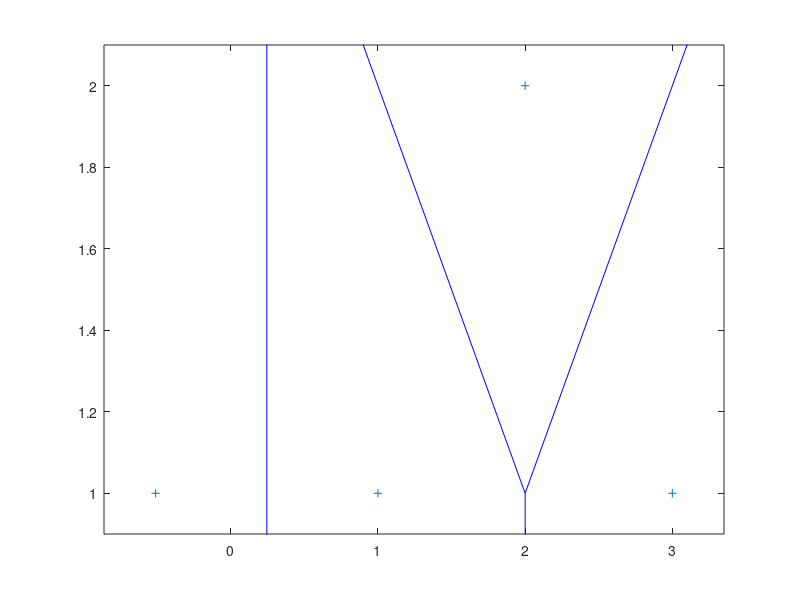

Recreate this plot in MATLAB. (Note: this script raises an error after producing the figure.)
clc; clear; % 不做严格的约束，再计算最优，只要求计算完最优之后限制一下方向即可，所有实际执行的不是最优的控制
%% INPUT 示例点集边界
P = [ 0.5    0;
      0      0.5;
     -0.5   -0.5;
     -0.2   -0.1;
     -0.1    0.1;
      0.1   -0.1;
      0.1    0.1 ];
% P = [ 3-0.2    -1.8;
%       0      0.5;
%      3-0.1   -1.8;
%      3-0.1   -1.6;
%      3-0.1    -1.7;
%       3-0.2   -1.7;
%       3-0.2    -1.6 ];
P = [1, 1; 2, 1; 3, 1; 2, 2];
% P = [0.500000000000000,0;0.0774601159010643,0.563135275354924;-0.445563486626429,-0.583870928091105;-0.101005050633883,-0.0858578643762691;-0.00136060761678562,0.0835601012694643;0.139971828289870,-0.191584100520549;0.178176130281010,0.162237088117667]
% P = [0.500000000000000,0;
%     0.405462267180715,0.434073411416459;
%     0.0224093910278814,-0.294904864720432;
%     0.443467170879759,-0.00807611844574879;
%     0.489206128922219,-0.0432829409898653;
%     0.597518786643932,-0.380845905278252;
%     0.674565231495186,0.234013816643841];
X_MAX = 10; X_MIN = -10;
Y_MAX = 10; Y_MIN = -10;

fov_rel = [-5, 5, -5, 5];

idx = 2 % evador 在P中的下标

sample_t = 0.01;
sample_f = 1 / sample_t;
T = 1;  % 计时

e_slow_scale = 0.5; % 假设evador的速度较慢

% e_path = generateCircle([(X_MIN + X_MAX) / 2, (Y_MAX + Y_MIN) / 2], 2, sample_t); % 让e走逆时针的圆
% e_path = ones(1000, 2); % 让e停在1，1这个位置
a = linspace(1, -100, 100*(sample_f+100));b = linspace(1, 1, 100*(sample_f+100));e_path = [a; b]; e_path = e_path'; % 让e以较慢的速度从(1，1)向左
e_step = 300;
P(idx, :) = e_path(e_step, :);

e_A = [];   % evador细胞面积

% 卡尔曼滤波器需要的历史观测
history.velocity = [0, 0; 0, 0];
history.position = [P(idx, :); P(idx, :);];
history.n = 10;

his_vel_plot = [0, 0; 0, 0; ];
his_e_pos_plot = [P(idx, :); P(idx, :);];
his_all_pos_plot = zeros(size(P, 1), 1, size(P, 2)); his_all_pos_plot(:, end, :) = P;
his_vel_pred_plot = [];
his_pos_pred_plot = [];

v_pre = NaN(size(P, 1), 2);
wmax = 100;

try
        voronoi(P(:, 1), P(:, 2));
catch
        warning('Problem using delaunayTriangulation function. Points may lie on a line, Add a value of random');
        P_ = P + randi(size(P));
        voronoi(P_(:, 1), P_(:, 2));
end


%% run algorithm
while ~captured(P, idx)
    
    e = P(idx, :);
%     e_vel = (e_path(T+e_step, :) - e_path(T-1+e_step, :)) * sample_f;
    
    fov = [fov_rel(1:2) + e(1), fov_rel(3:4) + e(2)];
    x_min_rel = fov_rel(1) + e(1); x_max_rel = fov_rel(2) + e(1); y_min_rel = fov_rel(3) + e(2); y_max_rel = fov_rel(4) + e(2);
    % 给evador分配控制e_vel 给pursuer分配miustar
    e_vel = virtualForceControl(P(idx, :), P([1:idx-1, idx+1:end], :), x_max_rel, x_min_rel, y_max_rel, y_min_rel);
    e_vel = e_vel * e_slow_scale;
    e_vel_pred = e_vel;
    % 可以假设直接知道e_vel，也可以用别的方法预测当前时刻evador的速度
    xk = KalmanFilter(sample_t, history.velocity, history.position);
    e_vel_pred = xk(3:4);
    [miu_star, vncomb] = voronoiShrink(P, idx, x_max_rel, x_min_rel, y_max_rel, y_min_rel, e_vel_pred, v_pre, sample_t, wmax, T);
    
    % show result
    hold on;
    
    axis(fov);
    plot_voronoi(vncomb, P, x_max_rel, x_min_rel, y_max_rel, y_min_rel);
    
    for i = 1:size(P, 1)
        % 在点坐标右上方偏移(0.1,0.1)处添加序号
        text(P(i,1)+0.05, P(i,2)+0.05, num2str(i), ...
            'FontSize', 8, ...
            'Color', 'red', ...
            'BackgroundColor', 'white', ...
            'HorizontalAlignment', 'left');
    end
    
    for i = 1 : size(P, 1)
        if i == idx
            quiver(P(idx, 1), P(idx, 2), e_vel(1)*0.2, e_vel(2)*0.2,'LineWidth', 1, 'Color', 'r', 'MaxHeadSize', 0.1);
        else
            x0 = P(i, 1); y0 = P(i, 2);
            u = miu_star{i}.*0.4;
            quiver(x0, y0, u(1), u(2), 'LineWidth', 1, 'Color', 'b', 'MaxHeadSize', 0.1);
        end
    end
    hold off;
    
%     vertexs = [];
%     for i = 1 : size(vncomb, 2)
%         vertexs = [vertexs; vncomb(i).v1; vncomb(i).v2];
%     end
%     vertexs = unique(vertexs, 'rows');
%     e_A  = [e_A, polygonArea(vertexs)];
    
    drawnow;
    clf;
    % 执行一步控制
    for i = 1 : size(P, 1)
        if i ~= idx
            P(i, :) = P(i, :) + sample_t * miu_star{i};
            v_pre(i, :) = miu_star{i};
        else
            e_step = e_step + 1;
            e_step = mod(e_step, size(e_path, 1));
            P(i, :) = P(i, :) + e_vel * sample_t;
            v_pre(i, :) = e_vel;
        end
    end
    history.velocity(end + 1, :) = e_vel;   his_vel_plot(end+1, :) = e_vel;         his_pos_pred_plot(end+1, :) = xk(1:2);
    history.position(end + 1, :) = P(idx, :); his_e_pos_plot(end+1, :) = P(idx, :);   his_vel_pred_plot(end+1, :) = xk(3:4);
    refreshHistory(history);
    his_all_pos_plot(:, end+1, :) = P;
    
    T = T + 1;
end

%% show kalman filter
figure(3);
hold on;
x = 1 : T;

scatter(his_e_pos_plot(3:end, 1), his_e_pos_plot(3:end, 2));
scatter(his_pos_pred_plot(:, 1), his_pos_pred_plot(:, 2));
% his_vel_plot = his_pos_plot * sample_t; his_pos_pred_plot
% quiver(his_pos_pred_plot(3:end, 1))
legend("actual pos", "predict pos");
hold off;

figure(4);
diff = his_vel_pred_plot -  his_vel_plot(3:end, :);
diff_len = zeros(size(diff, 1), 1);
for i = 1 : size(diff, 1)
    diff_len(i) = norm(diff(i, :));
end

plot(linspace(0, T*sample_t, size(diff, 1)), diff_len);

figure(5);
hold on;
ph1 = []; ph2 = [];
for i = 1 : size(P, 1)
    if i == idx
        color = 'red';
        ph1 = plot3(his_all_pos_plot(i, :, 1), his_all_pos_plot(i, :, 2), linspace(0, T*sample_t, size(his_all_pos_plot, 2)), 'Color', color);
%         legend(ph, 'evader')
    else
        color = 'blue';
        ph2 = plot3(his_all_pos_plot(i, :, 1), his_all_pos_plot(i, :, 2), linspace(0, T*sample_t, size(his_all_pos_plot, 2)), 'Color', color);
%         legend(ph, 'pursuer')
    end
    xlabel("X");ylabel('Y');zlabel('t');
end
legend([ph1, ph2], ["evader", "pursuer"]);
hold off;



%% Algorithm start
function [miu_star, vncomb] = voronoiShrink(P, idx, X_MAX, X_MIN, Y_MAX, Y_MIN, e_vel, v_pre, sample_t, wmax, T)
    % P : 所有无人机的位置 
    % idx : evador在P的下标 XYMAXMIN是环境边界
    % 输出最优控制u, 绘图需要vncomb 

    try
        dt = delaunayTriangulation(P);
    catch
        warning('Problem using delaunayTriangulation function. Points may lie on a line, Adding a value of random');
        P = P + randi(size(P));
        dt = delaunayTriangulation(P);
    end
    [V,r] = voronoiDiagram(dt);



    r{idx};
    % 控制顶点
    adjacentver = V(r{idx},:);
    % 获取所有三角形的邻接点
    adjacentIndices = [];
    for i = 1:size(dt.ConnectivityList, 1)
        % 检查每个三角形，看看第一个点是否在这个三角形的顶点中
        triangle = dt.ConnectivityList(i, :);

        if any(triangle == idx)  % 如果第一个点在三角形中
            % 找出三角形中与第一个点相邻的其他点
            adjacentIndices = [adjacentIndices, triangle(triangle ~= idx)];
        end
    end

    % 删除重复的下标
    adjacentIndices = unique(adjacentIndices)


    %% 对应点和边
    adjv_raw = adjacentver;
    adji = adjacentIndices;
    adjv = [];
    for i = 1 : size(adjv_raw, 1)
        b = any(ismember([inf,-inf], adjv_raw(i, :)));
        if ~b
            adjv = [adjv; adjv_raw(i, :)];
        end
    end

    %% 匹配和计算所有点和nv nh l L
    vncomb(1).neibor = 0;% 这个pursuer在范围边界内是否真相邻
    vncomb(1).v1 = [];  % cell边的第一个顶点
    vncomb(1).v2 = [];  % cell边的第二个顶点
    vncomb(1).i = 0;    % P中下标
    vncomb(1).k = 0;    % cell边斜率
    vncomb(1).node = [];% Pi
    vncomb(1).nh = [];  % nh
    vncomb(1).nv = [];  % nv
    vncomb(1).l = 0;    % l
    vncomb(1).L = 0;    % L
    vncomb(1).miustar = []; % 最优控制
    vncomb(1).epsilon = []; % e-p向量
    vncomb(1).epsilon_len = 0;  % 向量长度

    for i = 1 : size(adji, 2)
        vncomb(i).i = adji(i);
        vncomb(i).node = P(adji(i), :);
        Q1 = P(idx, :); Q2 = P(adji(i), :);
        vncomb(i).epsilon = Q1 - Q2;
        vncomb(i).epsilon_len = sqrt( sum(vncomb(i).epsilon.^2) );
        [ck, k] = findMidPerpendicularPoints(Q1, Q2, adjv);
        ck = adjv(ck, :);
        if (size(ck, 1) == 2)
            vncomb(i).v1 = ck(1, :);
            vncomb(i).v2 = ck(2, :);
            vncomb(i).neibor = 1;
        elseif (size(ck, 1) == 1)
            vncomb(i).v1 = ck(1, :);
            % 这里就应该给出至多两个无限长边与矩形范围相交的点了---------------------------------------
            % 如果这个v1已经在范围外了(正常情况，因为两细胞的交点可能因为斜率超出范围边界很远)就认为他俩不相邻
            % 不相邻就给neobor标false然后剩下的计算不用在做了
            % vncomb(i).v2 = [inf, inf];
            if (vncomb(i).v1(1) < X_MAX) && (vncomb(i).v1(1) > X_MIN) && (vncomb(i).v1(2) < Y_MAX) && (vncomb(i).v1(2) > Y_MIN)
                vncomb(i).neibor = 1;
                vncomb(i).v2 = findInfVertex(Q1, Q2, vncomb(i).v1, k, P(adji, :), X_MAX, X_MIN, Y_MAX, Y_MIN);
            end
            
        else
            error("more than two online vertex found, expected <=2 ");
        end
        
        if vncomb(i).neibor == 1
            vncomb(i).k = k;
            mid = (Q1 + Q2) / 2;
            [vncomb(i).nh, vncomb(i).nv, vncomb(i).l, vncomb(i).L] = ...
                findhvlL(mid, P(idx, :), P(adji(i), :), vncomb(i).epsilon, vncomb(i).v1, vncomb(i).v2, vncomb(i).k);
            alphah = - vncomb(i).L / 2;
            alphav = (vncomb(i).l.^2 - (vncomb(i).l - vncomb(i).L).^2) / vncomb(i).epsilon_len / 2;
            vncomb(i).miustar = -(alphah ./ sqrt(alphah.^2 + alphav.^2) .* vncomb(i).nh +...
                alphav / sqrt(alphah.^2 + alphav.^2) .* vncomb(i).nv);
        end
        
    end

    % 邻接的pursuier就用miustar， 其他的简单朝向evador飞行
    miu_star = cell(size(P, 1), 1);
    for i = 1 : size(vncomb, 2)
        if vncomb(i).neibor
            ustar_p = vncomb(i).miustar;
            
            % ---------无约束的--------
            scale = -dot(ustar_p, e_vel) + sqrt(dot(ustar_p, e_vel)^2 + (1 - norm(e_vel)^2));
            miu = ustar_p * scale + e_vel;
            if T ~= 1
                % ---------有约束的--------
                miu = computeUltraUstar(ustar_p, v_pre(i, :), sample_t, wmax, 0.75);   % 无约束时的最优解不一定满足约束
            end
            miu_star{vncomb(i).i} = miu;
        end
    end
    for i = 1 : size(miu_star, 1)
        if idx ~= i && isempty(miu_star{i}) % 没有邻接的就直飞 / 根据1v1的策略飞
%             dir = P(idx, :) - P(i, :);
%             dir = dir / sqrt(sum(dir.^2));
%             miu_star{i} = dir;
            [miu_star{i}, ~, ~] = voronoiShrink_1v1([P(idx, :); P(i, :)], 1, X_MAX, X_MIN, Y_MAX, Y_MIN, e_vel, v_pre(i, :), sample_t, wmax, T);
        end
    end
    
end

%% 1v1 edition voronoi_shrink function
function [ustar_p, ustar_e, vertex] = voronoiShrink_1v1(P, idx, X_MAX, X_MIN, Y_MAX, Y_MIN, e_vel, v_pre, sample_t, wmax, T)
    % 输入 P 只包含逃避和追逐无人机， idx 为逃避无人机在P的下标， xymm是地图边界
    Q1 = P(idx, :);
    Q2 = P(3-idx, :);
    M = (Q1 + Q2) / 2;
    
    dx = Q1(1) - Q2(1); dy = Q1(2) - Q2(2);
    k_ = dy / dx;
    k = - 1 / k_;
    k_boo = k;
    if isinf(k_boo)
        k_boo = 1e9;
    elseif k_boo == 0
        k_boo = 1e-4;
    end

    if k_boo > 0
        dirx1 = 1; diry1 = 1;
        dirx2 = -1; diry2 = -1;
    else
        dirx1 = 1; diry1 = -1;
        dirx2 = -1; diry2 = 1;
    end

    x0 = M(1); y0 = M(2);

    vertex =[
        findRayIntersection(x0, y0, k, X_MIN, X_MAX, Y_MIN, Y_MAX, dirx1, diry1);
        findRayIntersection(x0, y0, k, X_MIN, X_MAX, Y_MIN, Y_MAX, dirx2, diry2)];

    l = 0;
    l1 = lineardis(M, vertex(1, :));
    l2 = lineardis(M, vertex(2, :));
    L = lineardis(vertex(1, :), vertex(2, :));
    cosi = Q1 - Q2;
    cosi_len = sqrt(sum(cosi.^2));
    nh = cosi / cosi_len;
    nv = getOrthogonalUnitVector(nh);

    if dot((vertex(1, :) - M), nv) > 0
        l = l2;
    else
        l = l1;
    end

    ah = - L / 2;
    av = (l^2 - (L - l)^2) / cosi_len / 2;
    ahv = sqrt(ah^2 + av^2);

    ustar_p = -( ah / ahv .* nh + av / ahv .* nv );
        % -----------无约束的-----------
        scale = -dot(ustar_p, e_vel) + sqrt(dot(ustar_p, e_vel)^2 + (1 - norm(e_vel)^2));
        ustar_p = scale * ustar_p + e_vel;
    if T ~= 1
        % -----------带约束的-----------
        ustar_p = computeUltraUstar(ustar_p, v_pre, sample_t, wmax, 0.75);
    end
    ustar_e = ( ah / ahv .* nh - av / ahv .* nv );
end

%% uitils
function [result, k] = findMidPerpendicularPoints(Q1, Q2, points, epsilon)
    % 输入：Q1, Q2为线段端点，points为待检测点集，epsilon为容差（默认1e-6）
    % 输出：逻辑索引，标记符合条件的点 
    
    if nargin < 4 
        epsilon = 1e-6;
    end 
    
    % 计算中垂线参数 
    dx = Q2(1) - Q1(1);
    dy = Q2(2) - Q1(2);
    k = - 1 / (dy / dx);
    M = (Q1 + Q2) / 2;
    
    % 避免线段退化为点 
    if dx == 0 && dy == 0 
        error('线段端点重合，无法定义中垂线');
    end 
    
    % 计算方程误差 
    lhs = dx * points(:,1) + dy * points(:,2);
    rhs = dx * M(1) + dy * M(2);
    errors = abs(lhs - rhs);
    
    % 返回符合条件的逻辑索引 
    result = errors < epsilon;
end 

function dis = lineardis(Q1, Q2)
    if size(Q1, 1) ~= 1 || size(Q2, 1) ~= 1
        error(" error vertex input, wrong number of nodes recieved expected 2");
    end
    dis = sqrt( sum((Q1 - Q2) .^ 2) );
end

function norm = linearnorm(v)
    norm = v / sqrt(sum(v.^2));
end

function isOnSegment = isPointOnSegment(Q1, Q2, P, tol)
    % 输入：Q1, Q2为线段端点，P为待测点，tol为容差（默认1e-10）
    % 输出：逻辑值，true表示P在线段Q1Q2上 
    
    if nargin < 4 
        tol = 1e-10;
    end 
    
    % 检查线段是否退化为点 
    if norm(Q2 - Q1) < tol 
        isOnSegment = (norm(P - Q1) < tol);
        return;
    end 
    
    % 共线性检验（叉积）
    crossProduct = (P(1) - Q1(1)) * (Q2(2) - Q1(2)) - (P(2) - Q1(2)) * (Q2(1) - Q1(1));
    isColinear = abs(crossProduct) < tol;
    
    % 坐标范围检验 
    withinX = (P(1) > min(Q1(1), Q2(1))) && (P(1) < max(Q1(1), Q2(1)));
    withinY = (P(2) > min(Q1(2), Q2(2))) && (P(2) < max(Q1(2), Q2(2)));
    
    isOnSegment = isColinear && withinX && withinY;
end 

% deprecated function
function position = checkPointPosition(points, testPoint)
    % points: 一个 n x 2 的矩阵，其中每一行是一个点的 (x, y) 坐标
    % testPoint: 一个 1 x 2 向量，表示待检测的点 (x, y)
    % 返回值 position: 一个字符串，表示 testPoint 的位置（'left', 'right', 'top', 'bottom', 'other'）

    % 获取点集的最小和最大 x, y 坐标
    minX = min(points(:,1));
    maxX = max(points(:,1));
    minY = min(points(:,2));
    maxY = max(points(:,2));

    % 判断 testPoint 是否在最左端、最右端、最上端或最下端
    if testPoint(1) == minX && testPoint(2) == minY
        position = [1, 0, 0, 1];   % 左下
    elseif testPoint(1) == minX && testPoint(2) == maxY
        position = [1, 0, 1, 0];      % 左上
    elseif testPoint(1) == maxX && testPoint(2) == minY
        position = [0, 1, 0, 1];  % 右下
    elseif testPoint(1) == maxX && testPoint(2) == maxY
        position = [0, 1, 1, 0];     % 右上
    else
        position = 'other';  % 如果不在四个端点上
        error(" error position ");
    end
end



function [nh, nv, l, L] = findhvlL(mid, e, p, epsilon, v1, v2, k)
    % mid: evador 和 pursuieri的中点， adjv:evador所有的细胞顶点，epsilon:evador 和 Pi的向量, i:P_i
    % v1, v2:Pi对应的细胞边的顶点， k:边的斜率
    l1 = lineardis(mid, v1);
    l2 = lineardis(mid, v2);
    L = lineardis(v1, v2);
    epsilon_len = sqrt( sum(epsilon(1)^2 + epsilon(2)^2) );
    nh = epsilon / epsilon_len;
    if isPointOnSegment(v1, v2, mid, 1e-3)
        nv = getOrthogonalUnitVector(nh);
%         if all(mid == v1) || all(mid == v2)
%             l
%         else
        if dot(nv, (v1 - mid)) > 0
            l = l2;
        elseif dot(nv, (v2 - mid)) > 0
            l = l1;
        end
%         end
    else    % mid不在L上，nv必须指向(v1 or v2 - mid)的相反方向 使得l存在 且l > L
        nv = getOrthogonalUnitVector(nh);   
        if dot(nv, (v1 - mid)) > 0 || dot(nv, (v2 - mid)) > 0
            nv = -nv;
        end
        l = max(l1, l2);
    end
end

function v2 = findInfVertex(e, p, v1, k, Pe, X_MAX, X_MIN, Y_MAX, Y_MIN)
    % 暂时
    % 出现开放细胞的情况是 adjv半包围 evador
    %  然后分情况讨论开放的边，最多就两条
    % 已知当前的点是开放细胞的一个开放点Pi，随机取adji里的任意一个不是这个开放点的点一定在evador和Pi直线的一侧，
    % (不然就相交而不是开放点了) 从 curvertex取另一侧作为射线找到与边界的交点作为Pi的v2
    % e是evador p是pursuer， v1是射线起点， k是射线斜率， Pe是所有的邻接细胞的节点
    dx = p(1) - e(1);
    dy = p(2) - e(2);
    k_ = dy / dx;
    b = p(2) - k_ * p(1);
    if isinf(k_)    % 防止inf出现NAN
        k_ = 1e9;
    elseif k_ == 0
        k_ = 1e-3;
    end
%     lhs = dx * p(1) + dy * p(2);
    other_node = [];
    for i = 1 : size(Pe, 1)
        if Pe(i, 1) ~= p(1) || Pe(i, 2) ~= p(2)
            other_node = Pe(i, :);
            break;
        end
    end
    if isempty(other_node)
        error("no other node found");
    end
%     rhs = dx * other_node(1) + dy * other_node(2);
    lhs = b + k_ * other_node(1);
    rhs = other_node(2);
    df = rhs - lhs;
    dirx = 0; diry = 0;
    if df > 0 && k_ > 0
        dirx = 1; diry = -1;
    elseif (df < 0 && k_ < 0)
        dirx = 1; diry = 1;
    elseif (df < 0 && k_ > 0)
        dirx = -1; diry = 1;
    elseif (df > 0 && k_ < 0)
        dirx = -1; diry = -1;
    end
    
    v2 = findRayIntersection(v1(1), v1(2), k, X_MIN, X_MAX, Y_MIN, Y_MAX, dirx, diry);
    
end


function intersectionPoints = findRayIntersection(x0, y0, slope, XMIN, XMAX, YMIN, YMAX, dirX, dirY)
    % x0, y0: 射线起点
    % slope: 斜率
    % XMIN, XMAX, YMIN, YMAX: 矩形的边界
    % direction: 射线的x轴方向，±1 表示
    % 返回值 intersectionPoints: 包含射线与矩形的交点

    % 射线方程： y = m * (x - x0) + y0 或 y = m * x + b
    b = y0 - slope * x0;  % 截距
    
    intersectionPoints = []; % 初始化交点
    
    if isinf(slope)
        if dirY == -1
            intersectionPoints = [intersectionPoints; x0, YMIN]; 
        elseif dirY == 1
            intersectionPoints = [intersectionPoints; x0, YMAX]; 
        else 
            error("error empty intersectionPoints");
        end
        return ;
    elseif slope == 0
        if dirX == -1
            intersectionPoints = [intersectionPoints; XMIN, y0];
        elseif dirX == 1
            intersectionPoints = [intersectionPoints; XMAX, y0;];
        else 
            error("error, empty intersectionPoints");
        end
        return ;
    end
    
    % 1. 计算射线与矩形的四个边的交点
    % 计算与左边界 X = XMIN 的交点
    yLeft = slope * XMIN + b;
    if yLeft >= YMIN && yLeft <= YMAX
        intersectionPoints = [intersectionPoints; XMIN, yLeft];
    end

    % 计算与右边界 X = XMAX 的交点
    yRight = slope * XMAX + b;
    if yRight >= YMIN && yRight <= YMAX
        intersectionPoints = [intersectionPoints; XMAX, yRight];
    end

    % 计算与下边界 Y = YMIN 的交点
    xBottom = (YMIN - b) / slope;
    if xBottom >= XMIN && xBottom <= XMAX
        intersectionPoints = [intersectionPoints; xBottom, YMIN];
    end

    % 计算与上边界 Y = YMAX 的交点
    xTop = (YMAX - b) / slope;
    if xTop >= XMIN && xTop <= XMAX
        intersectionPoints = [intersectionPoints; xTop, YMAX];
    end
   
    
    
    
    % 2. 根据射线的方向，筛选合适的交点
    if dirX == 1  % 射线沿正 x 方向
        % 筛选 x > x0 的交点
        intersectionPoints = intersectionPoints(intersectionPoints(:, 1) > x0, :);
    elseif dirX == -1  % 射线沿负 x 方向
        % 筛选 x < x0 的交点
        intersectionPoints = intersectionPoints(intersectionPoints(:, 1) < x0, :);
    end
    
    if dirY == 1
        intersectionPoints = intersectionPoints(intersectionPoints(:, 2) > y0, :);
    elseif dirY == -1
        intersectionPoints = intersectionPoints(intersectionPoints(:, 2) < y0, :);
    end
    
%     % 如果有多个交点，返回最小的一个交点 
%     if ~isempty(intersectionPoints)
%         % 按 x 坐标排序，取最小的那个交点
%         intersectionPoints = min(intersectionPoints, [], 1);
%     end
    intersectionPoints = unique(intersectionPoints, 'rows');  % 处理正好交在边界范围的顶角上
end


function orthogonalVector = getOrthogonalUnitVector(v)
    % v: 输入单位向量 (vx, vy)
    % 返回值 orthogonalVector: 与 v 正交的单位向量
    
    % 假设 v 已经是单位向量
    % 正交单位向量为 (-vy, vx)
    orthogonalVector = [-v(2), v(1)];
end

function plot_voronoi(vncomb, P, XMAX, XMIN, YMAX, YMIN)
    line([XMAX, XMAX], [YMAX, YMIN], 'Color', 'green', 'LineWidth', 1);
    line([XMIN, XMIN], [YMAX, YMIN], 'Color', 'green', 'LineWidth', 1);
    line([XMAX, XMIN], [YMAX, YMAX], 'Color', 'green', 'LineWidth', 1);
    line([XMAX, XMIN], [YMIN, YMIN], 'Color', 'green', 'LineWidth', 1);
    voronoi(P(:, 1), P(:, 2));
    scatter(P(:, 1), P(:, 2));
    for i = 1 : size(vncomb, 2)
        if vncomb(i).neibor == 1
            scatter(vncomb(i).node(1), vncomb(i).node(2));
            line([vncomb(i).v1(1), vncomb(i).v2(1)],[vncomb(i).v1(2), vncomb(i).v2(2)],'Color','red');
        end
    end
end

function over = captured(P, idx)
    over = false;
    for i = 1 : size(P, 1)
        if lineardis(P(i, :), P(idx, :)) < 0.1 && i ~= idx
            over = true;
        end
    end
end

function points = generateCircle(center, radius, sample_t)
    % center: 圆心坐标 [x, y]
    % radius: 圆的半径
    % sample_t: 离散点之间的最大距离
    % 返回值 points: 圆上离散点的坐标

    % 圆心坐标
    x0 = center(1);
    y0 = center(2);
    
    % 计算圆的周长
    circumference = 2 * pi * radius;
    
    % 计算点的数量，保证每个点之间的距离不超过 sample_t
    num_points = ceil(circumference / sample_t);
    
    % 角度增量
    theta_increment = 2 * pi / num_points;
    
    % 初始化存储圆上点的矩阵
    points = zeros(num_points, 2);
    
    % 生成圆上的离散点
    for i = 1:num_points
        theta = (i - 1) * theta_increment;  % 当前点的角度
        x = x0 + radius * cos(theta);       % 计算 x 坐标
        y = y0 + radius * sin(theta);       % 计算 y 坐标
        points(i, :) = [x, y];
    end
end

% deprecated function
function area = polygonArea(vertices)
    % vertices: 输入一个 N x 2 矩阵，表示多边形的顶点坐标
    
    % 将顶点按逆时针顺序排列（使用凸包算法）
    % 计算凸包的顶点顺序
    k = convhull(vertices(:, 1), vertices(:, 2));  % k 是凸包顶点的顺序
    sortedVertices = vertices(k, :);  % 排序后的顶点
    
    % 计算凸多边形的面积（应用格林公式）
    n = size(sortedVertices, 1);  % 顶点数
    area = 0;
    
    for i = 1:n
        j = mod(i, n) + 1;  % 循环连接最后一个点到第一个点
        area = area + (sortedVertices(i, 1) * sortedVertices(j, 2) - sortedVertices(j, 1) * sortedVertices(i, 2));
    end
    
    area = abs(area) / 2;  % 取绝对值并除以 2
end


function u = virtualForceControl(currentPos, Points, X_MAX, X_MIN, Y_MAX, Y_MIN)
    % 参数初始化 
    k_repel = 2.0;    % 无人机间斥力增益 
    k_boundary = 2; % 边界斥力增益 
    d_safe = 10;     % 安全距离（米）
    epsilon = 1e-5;   % 防止除零 
    
    % 初始化总控制力 
    u = [0, 0];
    
    % 计算其他无人机斥力 
    if ~isempty(Points)
        diff = currentPos - Points;                   % 坐标差向量 
        dist = sqrt(sum(diff.^2, 2)) + epsilon;       % 欧氏距离（避免零除）
        valid = dist < d_safe;                        % 筛选有效作用距离 
        if any(valid)
            dir_vec = diff(valid, :) ./ dist(valid);  % 单位方向向量 
            force = k_repel * (1./dist(valid) - 1/d_safe);
            u = u + sum(force .* dir_vec, 1);         % 累加斥力 
        end 
    end 
    
    % 计算边界斥力 
    th = 0.5;
    x = currentPos(1); y = currentPos(2);
    X_MID = (X_MAX + X_MIN) / 2; Y_MID = (Y_MAX + Y_MIN) / 2;
%     if abs(x - X_MAX) < th || abs(x - X_MIN) < th || abs(y-Y_MAX) < th || abs(y - Y_MIN) < th
    boundary_forces = zeros(4, 2);
    % 左右边界（X方向）
    boundary_forces(1, :) = [-k_boundary/exp(X_MID - x), 0];  % 右边界向左推
    boundary_forces(2, :) = [k_boundary/exp(x - X_MID), 0];  % 左边界向右推
    % 上下边界（Y方向）
    boundary_forces(3, :) = [0, -k_boundary/exp(Y_MID - y)];  % 上边界向下推
    boundary_forces(4, :) = [0, k_boundary/exp(y - Y_MID)];  % 下边界向上推
    u = u + sum(boundary_forces, 1);
%     end
    % 控制力归一化（可选）
    unorm = norm(u);
    if unorm > 1
        u = u / norm(u);
    end
end 


function xk = KalmanFilter(dt, velocity, position)
    % 位置数据：position = [x1, y1; x2, y2; ...]
    % 速度数据：velocity = [vx1, vy1; vx2, vy2; ...]
    % 加速度数据：acceleration = [ax1, ay1; ax2, ay2; ...]

    % 假设时间步长
    dt = 0.1;  % 每个采样时间间隔

    % 假设我们有 n 个历史数据点
    n = size(velocity, 1);

    % 初始化卡尔曼滤波器参数
    % 状态向量 [px, py, vx, vy]
    x = [position(1,1); position(1,2); velocity(1,1); velocity(1,2)];  % 初始状态
    P = eye(4) * 1000;  % 初始协方差矩阵，较大的初值表示初始的不确定性

    % 状态转移矩阵 F (考虑位置和速度变化)
    F = [1, 0, dt, 0;   % px = px + vx * dt
        0, 1, 0, dt;   % py = py + vy * dt
        0, 0, 1, 0;    % vx (速度保持不变)
        0, 0, 0, 1];   % vy (速度保持不变)

    % deprecated Buk_1
    % 控制矩阵 B (假设加速度或控制输入影响速度变化) 
%     B = [0.5 * dt^2, 0;    % 加速度对位置的影响
%         0, 0.5 * dt^2;    % 加速度对位置的影响
%         dt, 0;             % 加速度对速度的影响
%         0, dt];            % 加速度对速度的影响

    % 观测矩阵 H (我们可以直接观测速度)
    H = [1, 0, 0, 0;   % vx
        0, 1, 0, 0;
        0, 0, 1, 0;
        0, 0, 0, 1];  % vy

    % 过程噪声矩阵 Q
    Q = eye(4) * 0.01;

    % 观测噪声矩阵 R
    R = eye(4) * 0.01;

    % 用于存储卡尔曼滤波器的输出
    x_pred = zeros(n, 4);  % 存储每个时刻的预测速度

    % 卡尔曼滤波迭代
    for k = 2:n
        % 预测步骤
        x = F * x;  % 预测下一时刻的状态
        P = F * P * F' + Q;  % 更新协方差矩阵

        % 观测更新（假设我们通过传感器得到速度）
        z = [position(k, :), velocity(k, :)]';  % 当前时刻的实际速度

        % 卡尔曼增益
        K = P * H' / (H * P * H' + R);

        % 更新状态估计
        x = x + K * (z - H * x);

        % 更新协方差矩阵
        P = (eye(4) - K * H) * P;

        % 存储预测的速度
        x_pred(k, :) = x';  % 提取预测的速度分量
    end
    xk = x_pred(end, :);
end

function refreshHistory(his)
    if size(his.velocity,1) ~= size(his.position, 1)
        error("history error, size of velocities is not equal to positions");
    end
    if size(his.velocity, 1) > his.n
        his.velocity = his.velocity(2:end);
        his.position = his.position(2:end);
    end
end


%% 直接数学计算求ustar
% deprecated this shit always output NaN
% function [alpha, ultra_ustar] = computeAlpha(e_vel, ustar, v_pre, sample_t, wmax)
%     % 参数检查 
%     if norm(e_vel) < 0 || norm(e_vel) > 1 
%         error('e_vel必须满足0 < norm(e_vel) < 1');
%     end 
%     if isempty(ustar) || all(ustar == 0)
%         error('ustar不能为零向量');
%     end 
%     if sample_t <= 0 
%         error('sample_t必须为正数');
%     end 
%  
%     % 计算关键参数 
%     theta_max = wmax * sample_t;
%     cos_theta_max = cosd(theta_max);
%     e_dot_u = dot(e_vel, ustar);
%     e_dot_v = dot(e_vel, v_pre);
%     u_dot_v = dot(ustar, v_pre);
%     norm_e_sq = dot(e_vel, e_vel);
%     norm_u_sq = dot(ustar, ustar);
%     norm_v_sq = dot(v_pre, v_pre);
%     
%     % 1. 解范数约束区间 
%     % 上限约束：α²||u||² + 2α(e·u) + (||e||² -1) < 0 
%     a_upper = norm_u_sq;
%     b_upper = 2 * e_dot_u;
%     c_upper = norm_e_sq - 1;
%     roots_upper = roots([a_upper, b_upper, c_upper]);
%     I_upper = getInterval(roots_upper, a_upper, 'less');
%     
%     % 下限约束：α²||u||² + 2α(e·u) + (||e||² -0.5625) > 0 
%     a_lower = norm_u_sq;
%     b_lower = 2 * e_dot_u;
%     c_lower = norm_e_sq - 0.5625;
%     roots_lower = roots([a_lower, b_lower, c_lower]);
%     I_lower = getInterval(roots_lower, a_lower, 'greater');
%     
%     % 范数约束总区间 
%     I_norm = intersectIntervals(I_upper, I_lower);
%     
%     % 2. 解夹角约束区间 
%     % 构建二次不等式系数 
%     A = (u_dot_v)^2 - cos_theta_max^2 * norm_u_sq * norm_v_sq;
%     B = 2 * (e_dot_v * u_dot_v - cos_theta_max^2 * e_dot_u * norm_v_sq);
%     C = (e_dot_v)^2 - cos_theta_max^2 * norm_e_sq * norm_v_sq;
%     roots_angle = roots([A, B, C]);
%     I_angle = getInterval(roots_angle, A, 'greater');
%     
%     % 全局可行区间 
%     I_feasible = intersectIntervals(I_norm, I_angle);
%     
%     % 3. 选择最优α（优先非负，否则最小负值）
%     if isempty(I_feasible)
%         alpha = NaN;
%         ultra_ustar = NaN;
%         return;
%     end 
%     
%     candidates = [I_feasible(1), I_feasible(2), 0]; % 包含区间端点和零 
%     candidates = candidates(candidates >= I_feasible(1) & candidates <= I_feasible(2));
%     if isempty(candidates)
%         alpha = I_feasible(1); % 取左端点（最小负值）
%     else 
%         % 优先非负解 
%         non_neg = candidates(candidates >= 0);
%         if ~isempty(non_neg)
%             alpha = min(non_neg);
%         else 
%             alpha = max(candidates); % 最小绝对值负数 
%         end 
%     end 
%     
%     ultra_ustar = e_vel + alpha * ustar;
%     
%     % 验证范数约束 
%     if norm(ultra_ustar) < 0.75 || norm(ultra_ustar) > 1 
%         alpha = NaN;
%         ultra_ustar = NaN;
%     end 
% end 
%  
% % 辅助函数：计算二次不等式解区间 
% function interval = getInterval(roots, a, inequality)
%     real_roots = real(roots(abs(imag(roots)) < 1e-6));
%     real_roots = sort(real_roots);
%     if isempty(real_roots)
%         interval = [];
%         return;
%     end 
%     
%     if a > 0 
%         if strcmp(inequality, 'less')
%             % a > 0时，ax² + bx + c < 0 → 解在两个实根之间 
%             interval = [real_roots(1), real_roots(end)];
%         else 
%             % ax² + bx + c > 0 → 解在实根外 
%             interval = [-inf, real_roots(1), real_roots(end), inf];
%         end 
%     else 
%         if strcmp(inequality, 'less')
%             interval = [-inf, real_roots(1), real_roots(end), inf];
%         else 
%             interval = [real_roots(1), real_roots(end)];
%         end 
%     end 
% end 
%  
% % 辅助函数：区间交集 
% function result = intersectIntervals(I1, I2)
%     if isempty(I1) || isempty(I2)
%         result = [];
%         return;
%     end 
%     starts = max([I1(1), I2(1)]);
%     ends = min([I1(end), I2(end)]);
%     if starts > ends 
%         result = [];
%     else 
%         result = [starts, ends];
%     end 
% end 


%% 优化的方法求平滑ustar
% deprecated this shit always output unaccessable control
% function [alpha, ultra_ustar] = computeAlpha(e_vel, ustar, v_pre, sample_t, wmax)
%     % e_vel: 向量 0 < e_vel < 1
%     % ustar: 向量
%     % v_pre: 向量
%     % sample_t: 时间步长（标量）
%     % 返回值 alpha: 求得的系数
%     % 返回值 ultra_ustar: 最终的 ultra_ustar 向量
% 
%     % 计算夹角限制的余弦值
%     angle_limit = cosd(wmax * sample_t);
%     
%     % 初始猜测，尽量使得 α 为正
%     alpha_initial = 0;
%     
%     % 优化函数，目标是最大化 α，同时满足所有约束
%     objective = @(alpha) -alpha;  % 目标是最大化 α，所以最小化 -α
%     
%     % 初始 guess 和约束
%     options = optimset('Display', 'off');                % 不显示优化过程
%     alpha_bounds = [-10, 10]; % α 的边界范围
%     
%     % 使用 fmincon 求解优化问题
%     alpha = fmincon(objective, alpha_initial, [], [], [], [], alpha_bounds(1), alpha_bounds(2), ...
%                     @(alpha) constraints(alpha, e_vel, ustar, v_pre, angle_limit), options);
%     
%     % 计算最终的 ultra_ustar 向量
%     ultra_ustar = e_vel + alpha * ustar;
%     if norm(ultra_ustar) > 1 || norm(ultra_ustar) < 0.75
%         warning(" unaccessable control u length limit exceed");
%     end
%     cosuv = dot(ultra_ustar, v_pre) / (norm(ultra_ustar) * norm(v_pre));
%     if cosuv < angle_limit
%         warning(" unaccessable control u angle limit exceed ");
%     end
%     ultra_ustar = [];
% end
% 
% % 约束条件：夹角限制和模长限制
% function [c, ceq] = constraints(alpha, e_vel, ustar, v_pre, angle_limit)
%     ultra_ustar = e_vel + alpha * ustar;
%     norm_ultra_ustar = norm(ultra_ustar);
%     
%     % 计算夹角的余弦值
%     cosine_angle = dot(ultra_ustar, v_pre) / (norm_ultra_ustar * norm(v_pre));
%     
%     % 不等式约束
%     c = [
%         norm_ultra_ustar - 0.98;        % 模长大于 0.75
%         -norm_ultra_ustar + 0.77;   % 模长小于 1
%         -cosine_angle + angle_limit ; % 夹角限制
%     ];
%     
%     % 等式约束：没有
%     ceq = [];
% end
% 
% function ustar = computeSubOptustar(v_pre, dir, sample_t, wmax, lmax)
%     % 归一化输入向量 
%     v_pre = [v_pre, 0]; dir = [dir, 0];
%     v_pre_norm = v_pre / norm(v_pre);
%     dir_norm = dir / norm(dir);
%     
%     % 计算旋转轴n 
%     n = cross(v_pre_norm, dir_norm);
%     if norm(n) < 1e-6 
%         ustar = v_pre_norm; % 若v_pre与dir共线，直接返回v_pre 
%         return;
%     end 
%     n = n / norm(n);
%     
%     % 计算目标角度φ并验证可行性 
%     phi = wmax * sample_t;
%     theta = acosd(dot(v_pre_norm, dir_norm));
%     if phi > theta 
% %         warning('角度φ=%.2f°超过原始夹角θ=%.2f°，无法生成中间向量', phi, theta);
%         ustar = dir / norm(dir) * lmax;
%         ustar = ustar(1:2);
%         return;
%     end 
%     
%     % 构造旋转矩阵（绕n轴旋转φ角度）
%     R = @(angle) [cosd(angle) + n(1)^2*(1-cosd(angle)), ...
%                   n(1)*n(2)*(1-cosd(angle)) - n(3)*sind(angle), ...
%                   n(1)*n(3)*(1-cosd(angle)) + n(2)*sind(angle); ...
%                   n(2)*n(1)*(1-cosd(angle)) + n(3)*sind(angle), ...
%                   cosd(angle) + n(2)^2*(1-cosd(angle)), ...
%                   n(2)*n(3)*(1-cosd(angle)) - n(1)*sind(angle); ...
%                   n(3)*n(1)*(1-cosd(angle)) - n(2)*sind(angle), ...
%                   n(3)*n(2)*(1-cosd(angle)) + n(1)*sind(angle), ...
%                   cosd(angle) + n(3)^2*(1-cosd(angle))];
%     
%     % 生成ustar并归一化（可选）
%     ustar = R(phi) * v_pre_norm';
%     ustar = ustar / norm(ustar) * lmax; % 保持单位长度 
%     ustar = ustar(1:2)';
% end

%% 数学方法算

function ultra_ustar_p = computeUltraUstar(ustar_p, v_pre, sample_t, wmax, lmin)
    % 计算ustar_p的模长
    norm_u = norm(ustar_p);
    if norm_u == 0
        ultra_ustar_p = [0; 0];
        return;
    end
    
    % 计算当前方向
    theta = atan2(ustar_p(2), ustar_p(1));
    theta_v_pre = atan2(v_pre(2), v_pre(1));
    
    % 计算角度差
    delta_theta = theta - theta_v_pre;
    delta_theta = mod(delta_theta + pi, 2*pi) - pi;
    
    % 最大允许角度变化
    max_angle = sample_t * wmax / 180*pi;
    
    % 判断是否需要调整
    if abs(delta_theta) <= max_angle
        ultra_ustar_p = ustar_p;
        return;
    end
    
    % 调整角度差
    clamped_delta_theta = max(-max_angle, min(delta_theta, max_angle));
    
    % 新方向
    theta_new = theta_v_pre + clamped_delta_theta;
    
    % 构造新的向量
    ultra_ux = cos(theta_new);
    ultra_uy = sin(theta_new);
    
    ultra_ustar_p = [ultra_ux, ultra_uy] .* lmin;
end

